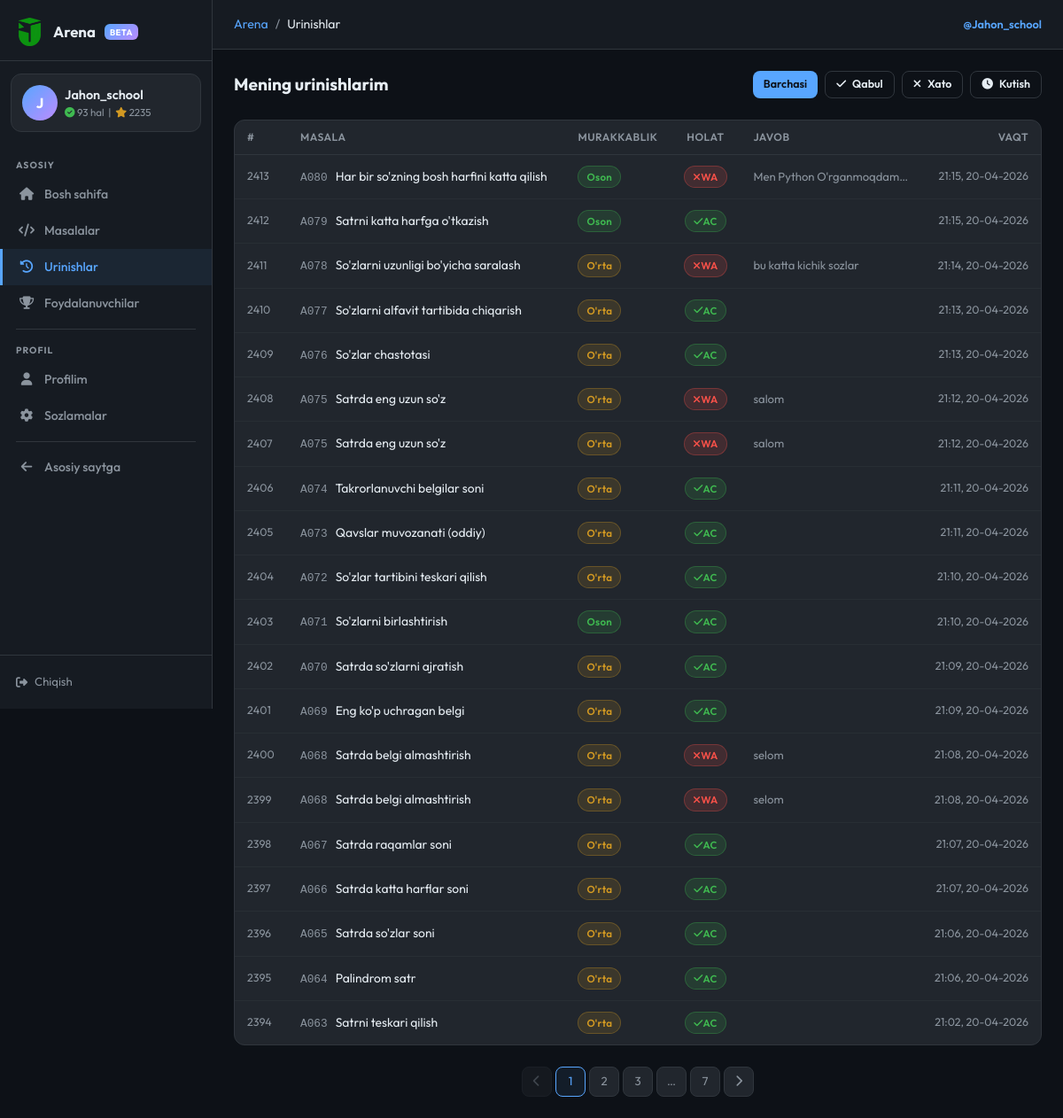
/arena/submissions (signed in), run on the app's committed database.
### models.py (models this page shows, shortened)
class ArenaUser(db.Model):
    __tablename__ = 'arena_users'
    id = db.Column(db.Integer, primary_key=True)
    username = db.Column(db.String(50), unique=True, nullable=False)
    full_name = db.Column(db.String(100), nullable=False)
    age = db.Column(db.Integer)
    password_hash = db.Column(db.String(256), nullable=False)
    bio = db.Column(db.Text, default='')
    rating = db.Column(db.Integer, default=0)
    problems_solved = db.Column(db.Integer, default=0)
    total_stars = db.Column(db.Integer, default=0)
    created_at = db.Column(db.DateTime, default=tashkent_now)
    last_seen = db.Column(db.DateTime, default=tashkent_now)
    submissions = db.relationship('ArenaSubmission', backref='user', lazy='dynamic')
    __table_args__ = (
        db.Index('ix_arena_user_username', 'username'),
        db.Index('ix_arena_user_rating', 'rating'),
    )

class ArenaSubmission(db.Model):
    __tablename__ = 'arena_submissions'
    id = db.Column(db.Integer, primary_key=True)
    user_id = db.Column(db.Integer, db.ForeignKey('arena_users.id'), nullable=False)
    problem_id = db.Column(db.Integer, db.ForeignKey('arena_problems.id'), nullable=False)
    code = db.Column(db.Text, default='')            # submitted source code
    language = db.Column(db.String(20), default='python')
    answer = db.Column(db.Text, default='')          # program's stdout (for display)
    status = db.Column(db.String(5), default='PE')   # AC / WA / TLE / RE / CE / PE
    time_used = db.Column(db.Float, default=0.0)     # execution time in seconds
    error_msg = db.Column(db.Text, default='')       # stderr / error text
    tests_passed = db.Column(db.Integer, default=0)  # nechta test o'tdi
    tests_total = db.Column(db.Integer, default=0)   # jami testlar soni
    stars = db.Column(db.Integer, default=0)         # 0–5 yulduz
    submitted_at = db.Column(db.DateTime, default=tashkent_now)
    __table_args__ = (
        db.Index('ix_arena_sub_user', 'user_id'),
        db.Index('ix_arena_sub_problem', 'problem_id'),
        db.Index('ix_arena_sub_user_status', 'user_id', 'status'),
    )

class ArenaProblem(db.Model):
    __tablename__ = 'arena_problems'
    id = db.Column(db.Integer, primary_key=True)
    code = db.Column(db.String(10), unique=True, nullable=False)  # A001, M005
    title = db.Column(db.String(200), nullable=False)
    description = db.Column(db.Text, nullable=False)
    input_format = db.Column(db.Text, default='')
    output_format = db.Column(db.Text, default='')
    constraints = db.Column(db.Text, default='')
    examples = db.Column(db.Text, default='[]')  # JSON: [{input, output, explanation}]
    hidden_tests = db.Column(db.Text, default='[]')  # JSON: [{input, output}] — foydalanuvchiga ko'rsatilmaydi
    difficulty = db.Column(db.String(10), default='easy')   # easy / medium / hard
    category = db.Column(db.String(50), default='general')
    correct_answer = db.Column(db.Text, default='')          # for auto-grading
    time_limit = db.Column(db.Float, default=1.0)            # seconds (display)
    memory_limit = db.Column(db.Integer, default=256)        # MB (display)
    is_active = db.Column(db.Boolean, default=True)
    created_at = db.Column(db.DateTime, default=tashkent_now)
    accepted_count = db.Column(db.Integer, default=0)
    submission_count = db.Column(db.Integer, default=0)
    submissions = db.relationship('ArenaSubmission', backref='problem', lazy='dynamic')
    __table_args__ = (
        db.Index('ix_arena_problem_difficulty', 'difficulty'),
        db.Index('ix_arena_problem_category', 'category'),
        db.Index('ix_arena_problem_active', 'is_active'),
    )

### routes/arena.py (the view)
@arena_bp.route('/submissions')
@arena_required
def submissions():
    uid = session['arena_user_id']
    status_f = request.args.get('status', '')
    page     = request.args.get('page', 1, type=int)
    q = ArenaSubmission.query.filter_by(user_id=uid)
    if status_f in ('AC', 'WA', 'PE'):
        q = q.filter_by(status=status_f)
    q = q.order_by(ArenaSubmission.submitted_at.desc())
    paginated = q.paginate(page=page, per_page=20, error_out=False)
    return render_template('arena/submissions.html',
                           subs=paginated,
                           current_status=status_f)

### models.py (called while the page is built)
def tashkent_now():
    return datetime.utcnow() + timedelta(hours=5)

### routes/arena.py (called while the page is built)
def _current_user():
    uid = session.get('arena_user_id')
    if not uid:
        return None
    return ArenaUser.query.get(uid)

def arena_required(f):
    @wraps(f)
    def decorated(*args, **kwargs):
        if not session.get('arena_user_id'):
            flash('Davom etish uchun tizimga kiring.', 'warning')
            return redirect(url_for('arena.login', next=request.full_path))
        return f(*args, **kwargs)
    return decorated

def _is_arena_admin():
    u = _current_user()
    return u is not None and u.username.lower() == ARENA_ADMIN_USERNAME

@arena_bp.context_processor
def _inject():
    u = _current_user()
    if u:
        u.last_seen = tashkent_now()
        try:
            db.session.commit()
        except Exception:
            db.session.rollback()
    return dict(arena_user=u, is_arena_admin=_is_arena_admin())

### templates/arena/submissions.html (shortened to what this page needs)
{% extends "arena/base.html" %}
{% block breadcrumb %}<li class="breadcrumb-item active">Urinishlar</li>{% endblock %}
{% block content %}
<div class="d-flex align-items-center justify-content-between mb-4 flex-wrap gap-2">
  <h2 style="font-size:1.2rem; font-weight:700; margin:0;">Mening urinishlarim</h2>
  <div class="d-flex gap-2">
    {% for lbl, val in [('Barchasi',''), ('Qabul','AC'), ('Xato','WA'), ('Kutish','PE')] %}
    <a href="{{ url_for('arena.submissions', status=val) }}"
       class="ar-btn ar-btn-sm {% if current_status == val %}ar-btn-primary{% else %}ar-btn-outline{% endif %}">
      {% if val == 'AC' %}<i class="fas fa-check"></i>{% elif val == 'WA' %}<i class="fas fa-times"></i>{% elif val == 'PE' %}<i class="fas fa-clock"></i>{% endif %}
      {{ lbl }}
    </a>
    {% endfor %}
  </div>
</div>
<div class="ar-card">
  <table class="ar-table">
    <thead><tr>
      <th style="width:60px">#</th>
      <th>Masala</th>
      <th style="width:90px">Murakkablik</th>
      <th style="width:80px; text-align:center">Holat</th>
      <th>Javob</th>
      <th style="width:110px; text-align:right">Vaqt</th>
    </tr></thead>
    <tbody>
    {% for s in subs.items %}
    <tr class="sub-row-link" onclick="viewCode({{ s.id }})">
      <td style="color:var(--ar-muted); font-size:.78rem;">{{ s.id }}</td>
      <td>
        <a href="{{ url_for('arena.problem_detail', pid=s.problem_id) }}"
           style="color:var(--ar-text); text-decoration:none;">
          <span style="font-family:'Courier New',monospace; color:var(--ar-muted); font-size:.8rem; margin-right:6px;">{{ s.problem.code }}</span>
          {{ s.problem.title }}
        </a>
      </td>
      <td>
        <span class="ar-badge badge-{{ s.problem.difficulty }}">
          {% if s.problem.difficulty == 'easy' %}Oson{% elif s.problem.difficulty == 'medium' %}O'rta{% else %}Qiyin{% endif %}
        </span>
      </td>
      <td style="text-align:center;">
        <span class="ar-badge badge-{{ s.status.lower() }}">
          {% if s.status == 'AC' %}<i class="fas fa-check"></i> {% elif s.status == 'WA' %}<i class="fas fa-times"></i> {% else %}<i class="fas fa-clock"></i> {% endif %}
          {{ s.status }}
        </span>
      </td>
      <td style="color:var(--ar-muted); font-size:.82rem; max-width:200px; overflow:hidden; text-overflow:ellipsis; white-space:nowrap;">
        {{ s.answer[:60] }}{% if s.answer|length > 60 %}…{% endif %}
      </td>
      <td style="text-align:right; color:var(--ar-muted); font-size:.78rem; white-space:nowrap;">
        {{ s.submitted_at.strftime('%H:%M, %d-%m-%Y') }}
      </td>
    </tr>
    {% endfor %}
    </tbody>
  </table>
</div>
{% if subs.pages > 1 %}
<div class="d-flex justify-content-center mt-4">
  <div class="ar-pagination">
    <a href="{{ url_for('arena.submissions', page=subs.prev_num, status=current_status) }}"
       class="ar-page-btn {% if not subs.has_prev %}disabled{% endif %}">
      <i class="fas fa-chevron-left"></i>
    </a>
    {% for pg in subs.iter_pages(left_edge=1, right_edge=1, left_current=2, right_current=2) %}
      {% if pg %}
        <a href="{{ url_for('arena.submissions', page=pg, status=current_status) }}"
           class="ar-page-btn {% if pg == subs.page %}active{% endif %}">{{ pg }}</a>
      {% else %}
        <span class="ar-page-btn" style="pointer-events:none;">…</span>
      {% endif %}
    {% endfor %}
    <a href="{{ url_for('arena.submissions', page=subs.next_num, status=current_status) }}"
       class="ar-page-btn {% if not subs.has_next %}disabled{% endif %}">
      <i class="fas fa-chevron-right"></i>
    </a>
  </div>
</div>
{% endif %}
{% endblock %}

### templates/arena/base.html (shortened to what this page needs)
<!DOCTYPE html>
<html lang="uz">
<head>
  {% set _site_name = "Jahon School Arena — Asilbek Mirolimov" %}
  {% set _base_url  = (config.get("PUBLIC_BASE_URL","") or request.url_root).rstrip("/") %}
  {% set _default_desc = "Jahon School Arena — Asilbek Mirolimov tomonidan yaratilgan dasturlash platformasi. Masalalarni yeching, bilimingizni sinang, reytingda yuqoriga chiqing." %}
  {% set _default_kw   = "jahon school arena, jahon school test, asilbek mirolimov, arena, dasturlash, python, algoritmlar, online judge, bilim sinash, masala, kod, reyting, informatika, uzbekistan" %}
  {% set _og_image     = _base_url + url_for('static', filename='img/logo.png') %}
  <link href="https://cdn.jsdelivr.net/npm/bootstrap@5.3.0/dist/css/bootstrap.min.css" rel="stylesheet">
  <link rel="stylesheet" href="https://cdnjs.cloudflare.com/ajax/libs/font-awesome/6.4.0/css/all.min.css">
</head>
<body>
<aside class="ar-sidebar" id="arSidebar">
  <a class="ar-sidebar-logo" href="{{ url_for('arena.index') }}">
    <img src="{{ url_for('static', filename='img/logo.png') }}" alt="logo">
    <span>Arena</span>
    <span class="badge-arena">BETA</span>
  </a>
  {% if arena_user %}
  <div class="ar-user-card">
    <div class="d-flex align-items-center gap-2">
      <div class="av">{{ arena_user.username[0].upper() }}</div>
      <div style="min-width:0">
        <div class="uname">{{ arena_user.username }}</div>
        <div class="ustats">
          <i class="fas fa-check-circle" style="color:var(--ar-green)"></i>
          {{ arena_user.problems_solved }} hal &nbsp;|&nbsp;
          <i class="fas fa-star" style="color:var(--ar-yellow)"></i>
          {{ arena_user.rating }}
        </div>
      </div>
    </div>
  </div>
  {% endif %}
  <nav class="ar-nav">
    <div class="ar-nav-label">Asosiy</div>
    <a class="ar-nav-link {% if request.endpoint == 'arena.index' %}active{% endif %}"
       href="{{ url_for('arena.index') }}">
      <i class="fas fa-home"></i> Bosh sahifa
    </a>
    <a class="ar-nav-link {% if request.endpoint in ('arena.problems','arena.problem_detail') %}active{% endif %}"
       href="{{ url_for('arena.problems') }}">
      <i class="fas fa-code"></i> Masalalar
    </a>
    <a class="ar-nav-link {% if request.endpoint == 'arena.submissions' %}active{% endif %}"
       {% if arena_user %}href="{{ url_for('arena.submissions') }}"{% else %}href="{{ url_for('arena.login') }}"{% endif %}>
      <i class="fas fa-history"></i> Urinishlar
    </a>
    <a class="ar-nav-link {% if request.endpoint == 'arena.users' %}active{% endif %}"
       href="{{ url_for('arena.users') }}">
      <i class="fas fa-trophy"></i> Foydalanuvchilar
    </a>
    <div class="ar-nav-sep"></div>
    <div class="ar-nav-label">Profil</div>
    {% if arena_user %}
    <a class="ar-nav-link {% if request.endpoint == 'arena.profile' %}active{% endif %}"
       href="{{ url_for('arena.profile', username=arena_user.username) }}">
      <i class="fas fa-user"></i> Profilim
    </a>
    <a class="ar-nav-link {% if request.endpoint == 'arena.settings' %}active{% endif %}"
       href="{{ url_for('arena.settings') }}">
      <i class="fas fa-cog"></i> Sozlamalar
    </a>
    {% endif %}
    <div class="ar-nav-sep"></div>
    <a class="ar-nav-link" href="{{ url_for('main.index') }}" target="_blank">
      <i class="fas fa-arrow-left"></i> Asosiy saytga
    </a>
  </nav>
  {% if arena_user %}
  <div class="ar-sidebar-footer">
    <a href="{{ url_for('arena.logout') }}">
      <i class="fas fa-sign-out-alt"></i> Chiqish
    </a>
  </div>
  {% endif %}
</aside>
<div class="ar-main">
  <div class="ar-topbar">
    <nav aria-label="breadcrumb">
      <ol class="breadcrumb">
        <li class="breadcrumb-item"><a href="{{ url_for('arena.index') }}">Arena</a></li>
        {% block breadcrumb %}{% endblock %}
      </ol>
    </nav>
    <div class="ms-auto" style="font-size:0.8rem; color:var(--ar-muted);">
      {% if arena_user %}
      <a href="{{ url_for('arena.profile', username=arena_user.username) }}"
         style="color:var(--ar-primary); text-decoration:none; font-weight:600;">
        @{{ arena_user.username }}
      </a>
      {% else %}
      <a href="{{ url_for('arena.login') }}" style="color:var(--ar-primary); text-decoration:none;">Kirish</a>
      &nbsp;/&nbsp;
      <a href="{{ url_for('arena.register') }}" style="color:var(--ar-muted); text-decoration:none;">Ro'yxat</a>
      {% endif %}
    </div>
  </div>
  <div class="ar-content">
    {% block content %}{% endblock %}
  </div>
</div>
</body>
</html>

### templates/arena/submissions.html (style rules this page uses)
.sub-row-link { cursor:pointer; }

### data on the page
ArenaUser: username "J", username "Jahon_school", problems_solved "93", rating "2235"
ArenaSubmission: id "2413", problem.code "A080", problem "Har bir so'zning bosh harfini katta qilish", shows "Oson", status "WA", answer "Men Python O'rganmoqdam…", submitted_at "21:15, 20-04-2026"
ArenaSubmission: id "2412", problem.code "A079", problem "Satrni katta harfga o'tkazish", shows "Oson", status "AC", submitted_at "21:15, 20-04-2026"
ArenaSubmission: id "2411", problem.code "A078", problem "So'zlarni uzunligi bo'yicha saralash", shows "O'rta", status "WA", answer "bu katta kichik sozlar", submitted_at "21:14, 20-04-2026"
ArenaSubmission: id "2410", problem.code "A077", problem "So'zlarni alfavit tartibida chiqarish", shows "O'rta", status "AC", submitted_at "21:13, 20-04-2026"
ArenaSubmission: id "2409", problem.code "A076", problem "So'zlar chastotasi", shows "O'rta", status "AC", submitted_at "21:13, 20-04-2026"
ArenaSubmission: id "2408", problem.code "A075", problem "Satrda eng uzun so'z", shows "O'rta", status "WA", answer "salom", submitted_at "21:12, 20-04-2026"
ArenaSubmission: id "2407", problem.code "A075", problem "Satrda eng uzun so'z", shows "O'rta", status "WA", answer "salom", submitted_at "21:12, 20-04-2026"
ArenaSubmission: id "2406", problem.code "A074", problem "Takrorlanuvchi belgilar soni", shows "O'rta", status "AC", submitted_at "21:11, 20-04-2026"
ArenaSubmission: id "2405", problem.code "A073", problem "Qavslar muvozanati (oddiy)", shows "O'rta", status "AC", submitted_at "21:11, 20-04-2026"
ArenaSubmission: id "2404", problem.code "A072", problem "So'zlar tartibini teskari qilish", shows "O'rta", status "AC", submitted_at "21:10, 20-04-2026"
ArenaSubmission: id "2403", problem.code "A071", problem "So'zlarni birlashtirish", shows "Oson", status "AC", submitted_at "21:10, 20-04-2026"
ArenaSubmission: id "2402", problem.code "A070", problem "Satrda so'zlarni ajratish", shows "O'rta", status "AC", submitted_at "21:09, 20-04-2026"
ArenaSubmission: id "2401", problem.code "A069", problem "Eng ko'p uchragan belgi", shows "O'rta", status "AC", submitted_at "21:09, 20-04-2026"
ArenaSubmission: id "2400", problem.code "A068", problem "Satrda belgi almashtirish", shows "O'rta", status "WA", answer "selom", submitted_at "21:08, 20-04-2026"
ArenaSubmission: id "2399", problem.code "A068", problem "Satrda belgi almashtirish", shows "O'rta", status "WA", answer "selom", submitted_at "21:08, 20-04-2026"
ArenaSubmission: id "2398", problem.code "A067", problem "Satrda raqamlar soni", shows "O'rta", status "AC", submitted_at "21:07, 20-04-2026"
ArenaSubmission: id "2397", problem.code "A066", problem "Satrda katta harflar soni", shows "O'rta", status "AC", submitted_at "21:07, 20-04-2026"
ArenaSubmission: id "2396", problem.code "A065", problem "Satrda so'zlar soni", shows "O'rta", status "AC", submitted_at "21:06, 20-04-2026"
ArenaSubmission: id "2395", problem.code "A064", problem "Palindrom satr", shows "O'rta", status "AC", submitted_at "21:06, 20-04-2026"
ArenaSubmission: id "2394", problem.code "A063", problem "Satrni teskari qilish", shows "O'rta", status "AC", submitted_at "21:02, 20-04-2026"

### other printed values
{{ lbl }} "Barchasi" "Qabul" "Xato" "Kutish"
{{ pg }} "1" "2" "3" "7"
